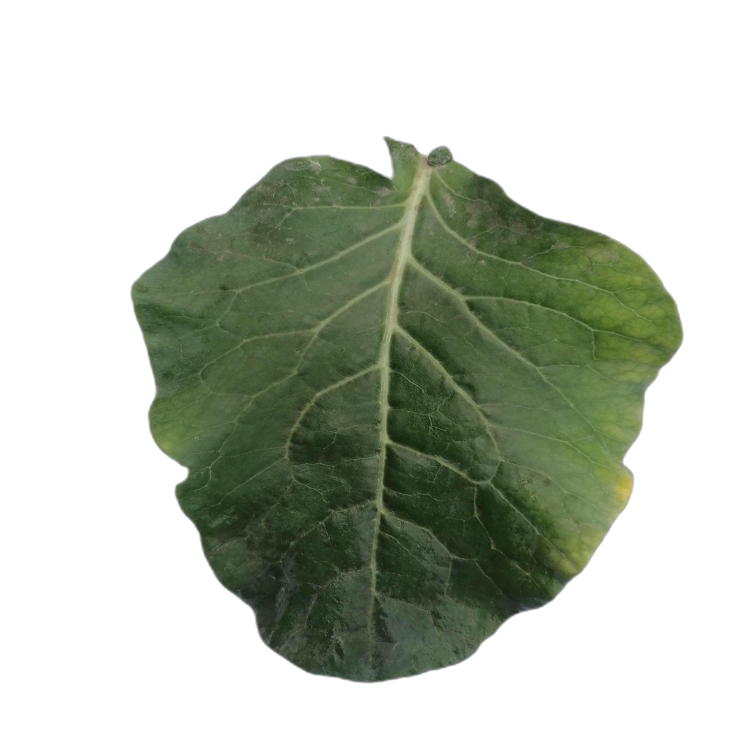
#> input picture final/dataset/processed-images/Healthy/IMG (1).jpg, 3000 x 3000 px (shown at 1/4 size)
$ jupyter execute --allow-errors final_processed_images.ipynb
#> lines starting #> are read from the running program, lines starting #| are printed output that depends on the picture
#> further down, img is the input picture: shape (3000, 3000, 3); mean B, G, R 182.8, 195.2, 188.5
#> `img_resized = cv2.resize(img, (desired_width, desired_height))`:
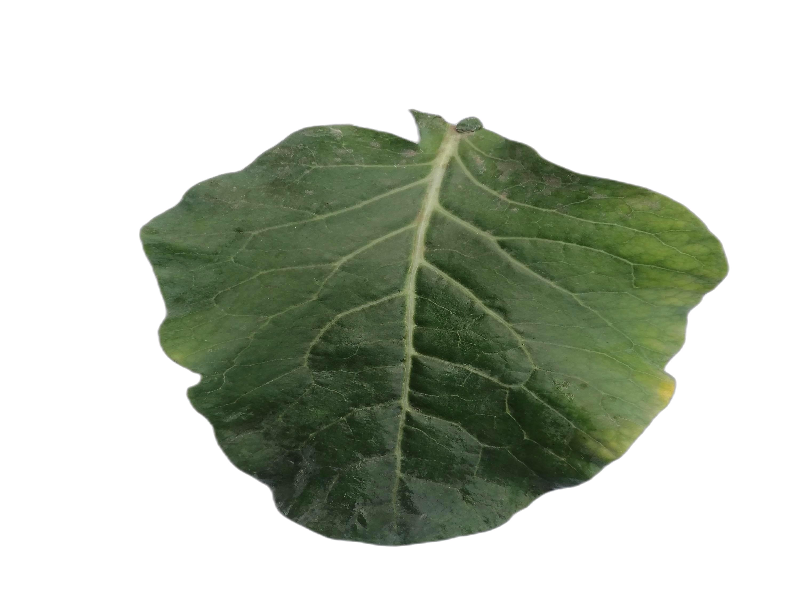
#> img_resized: shape (600, 800, 3); mean B, G, R 182.8, 195.2, 188.5
#> `gray_img = cv2.cvtColor(img, cv2.COLOR_BGR2GRAY)`:
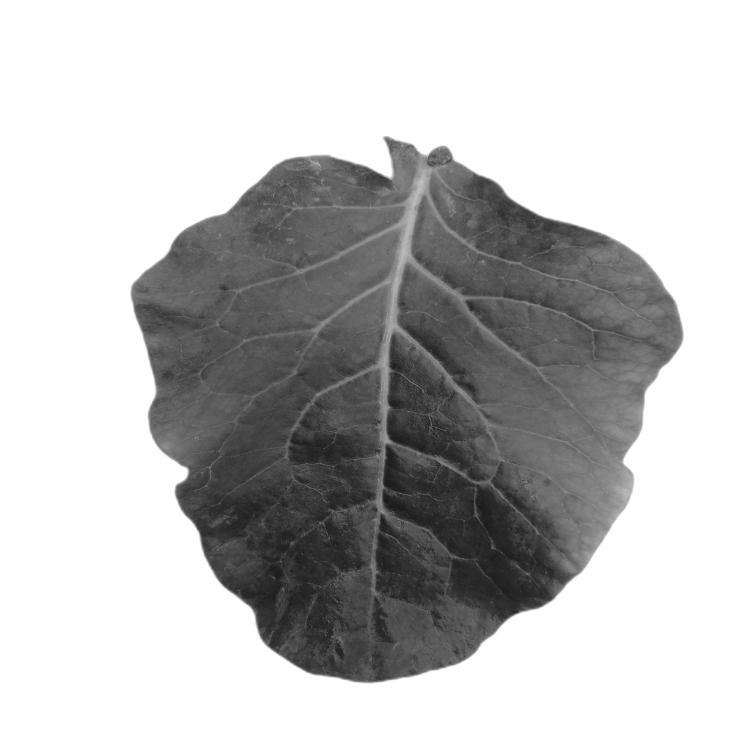
#> gray_img: shape (3000, 3000) (shown at 1/4 size); min 4, max 255, mean 191.8
#> `gray_resized = cv2.resize(gray_img, (desired_width, desired_height))`:
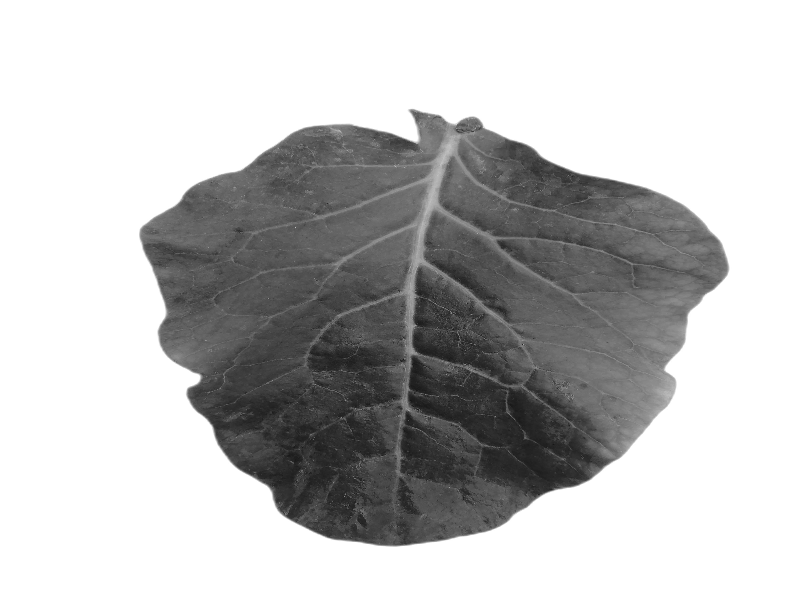
#> gray_resized: shape (600, 800); min 21, max 255, mean 191.8
#> pass 2 of the loop `for subfolder in subfolders:`:
[cell 1]
import os
import cv2
import numpy as np
import pandas as pd
import matplotlib.pyplot as plt
import seaborn as sns
from sklearn.model_selection import train_test_split
from sklearn.decomposition import PCA
from sklearn.preprocessing import LabelEncoder
from sklearn.metrics import accuracy_score, classification_report

import warnings
warnings.filterwarnings("ignore")

### Step 2: Preprocess the data
There will be 3 types of processed data:
- grayscaled
- colored
- selectively cropped (meaning just the leaf will be visible)

Here is what we need to do for grayscale:
- make the image grayscale
- crop the image
- convert the image into a 1 dimensional `numpy` array
- label the data so we can identify individual images within the array

[cell 2]
# Define the path to the dataset
dataset_path = 'dataset/processed-images/'
def preprocess_image_grayscale(dataset_path: str, size=(64,64)):
    """Returns a 1-dimensional numpy array that represents a cropped grayscale image\n
    Given a file path, this function turns the provided image file grayscale,\n
    crops it to ........ pixels, and finally converts it into a 1-dimensional array
    """
    # convert the image into a 3 dimensional numpy array
    img = cv2.imread(dataset_path)
    # make the image grayscale, reducing it to a 2d numpy array
    gray_img = cv2.cvtColor(img, cv2.COLOR_BGR2GRAY)

    # select only a portion of the numpy array to represent an ......... pixels cropped image
    # we can find center of image by halving the image dimensions
    # calculate crop boundaries (400 pixels in each direction from center)
    center_y = gray_img.shape[0] // 2
    center_x = gray_img.shape[1] // 2
    crop_size = 500
    start_y = center_y - crop_size
    start_x = center_x - crop_size
    end_y = center_y + crop_size
    end_x = center_x + crop_size
    gray_img = gray_img[start_y:end_y, start_x:end_x]

    gray_img = cv2.resize(img, size)  # Resize to reduce features
    # flatten 2d array into 1d
    return gray_img.ravel()

[cell 3]
def preprocess_image(dataset_path: str, size=(64, 64)):
    """Returns a 1-dimensional numpy array that represents a cropped grayscale image\n
    Given a file path, this function preserves the color of the image,\n
    crops it to ........ pixels, and finally converts it into a 1-dimensional array
    """
#> called with size = (64, 64)
    # convert the image into a 3 dimensional numpy array
    img = cv2.imread(dataset_path)
    center_y = img.shape[0] // 2
#> center_y = 1500
    center_x = img.shape[1] // 2
#> center_x = 1500
    crop_size = 500
    start_y = center_y - crop_size
#> start_y = 1000
    start_x = center_x - crop_size
#> start_x = 1000
    end_y = center_y + crop_size
#> end_y = 2000
    end_x = center_x + crop_size
#> end_x = 2000
    img = img[start_y:end_y, start_x:end_x]
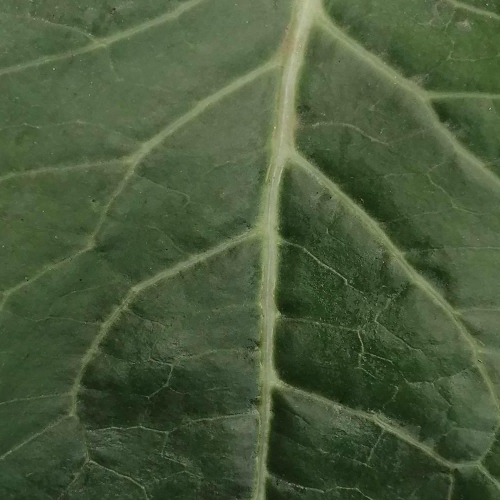
#> img: shape (1000, 1000, 3) (shown at 1/2 size); mean B, G, R 59.3, 90.2, 73.1
    img_resized = cv2.resize(img, size)  # Resize to reduce features
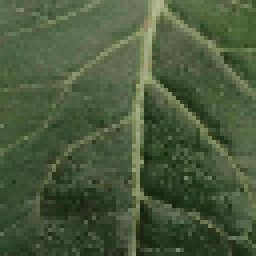
#> img_resized: shape (64, 64, 3) (shown 4 times larger); mean B, G, R 59.1, 90, 72.9
#> pass 2 of the loop `for category in ['Healthy', 'Black-Rot', 'Insect-Hole']:`:
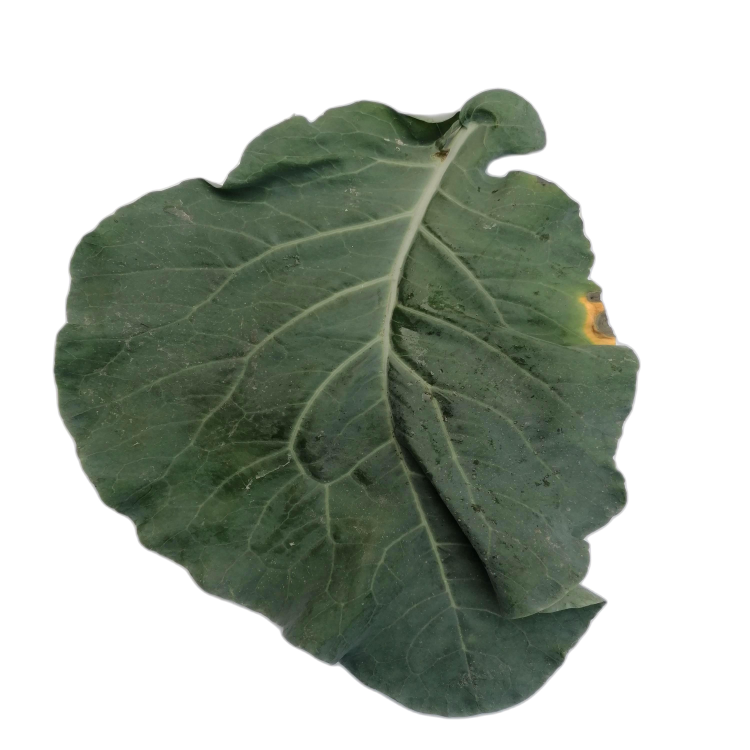
#> input picture final/dataset/processed-images/Black-Rot/IMG (1).jpg, 3000 x 3000 px (shown at 1/4 size)
#> in preprocess_image, img is the input picture: shape (3000, 3000, 3); mean B, G, R 169.1, 178.9, 171.5
#> in preprocess_image (call 2), `img = img[start_y:end_y, start_x:end_x]`:
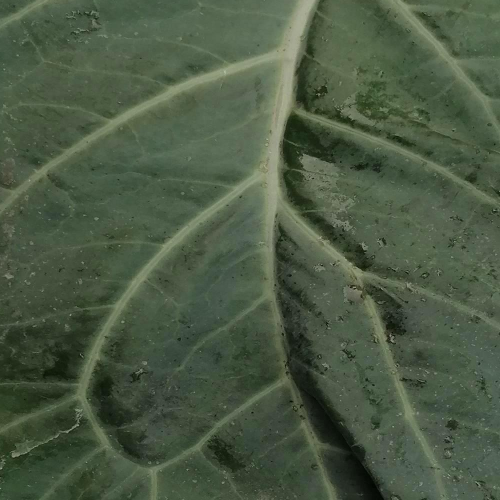
#> img: shape (1000, 1000, 3) (shown at 1/2 size); mean B, G, R 67.9, 89.6, 75.1
#> in preprocess_image (call 2), `img_resized = cv2.resize(img, size)`:
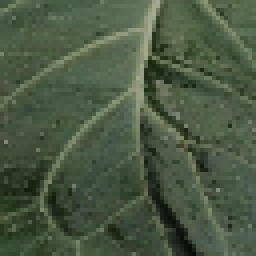
#> img_resized: shape (64, 64, 3) (shown 4 times larger); mean B, G, R 67.6, 89.3, 74.8
    # flatten 2d array into 1d
    return img_resized.ravel()
    # return img_resized.flatten()

[cell 4]
# Define the main directory path where all the folders (Healthy, Insect Hole, Black Rot) are stored
main_dir = 'dataset/processed-images/'
# List all subfolders (Healthy, Insect Hole, Black Rot)
subfolders = ['Healthy', 'Insect-Hole', 'Black-Rot']

# Resize settings (desired width and height for window size)
desired_width = 800
desired_height = 600

# Loop through all subfolders
#> (the rest of this cell did not finish here and is left out)

[cell 5]
X = []  # Features
y = []  # Labels
data_input_size = 200  # Number of images to process per category

# preprocess images from each disease category
# then add the preprocessed images to the dataset while labeling them
#> (the rest of this cell did not finish here and is left out)

[cell 6]
#Handling Missing values
#Check for Nans
print('Missing values in X:', np.isnan(X).sum())
#| Missing values in X: 0

#Replace Nans with 0
X = np.nan_to_num(X)

[cell 7]
#Convert feature and label lists to a DataFrame for inspection

df = pd.DataFrame(X)
#> df = table of 2 rows and 12288 columns
df['label'] = y

#Descriptive statistics
print(df.describe())
#> (printed output is left out)

[cell 8]
#label distribution
print(df['label'].value_counts())
#| label
#| Healthy      1
#| Black-Rot    1
#| Name: count, dtype: int64
